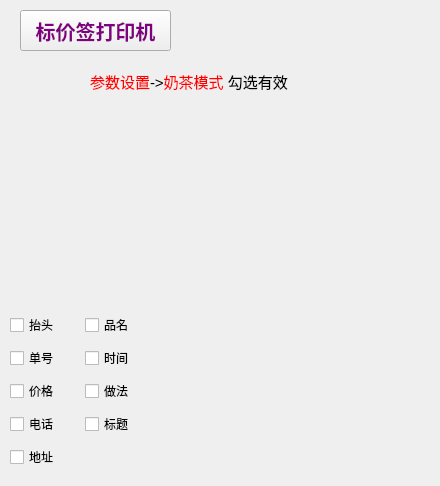
       <widget class="QWidget" name="stackedWidgetPage6">
        <widget class="QWidget" name="widget_labelprinter" native="true">
         <property name="geometry">
          <rect>
           <x>10</x>
           <y>310</y>
           <width>144</width>
           <height>167</height>
          </rect>
         </property>
         <layout class="QGridLayout" name="gridLayout_4">
          <item row="0" column="0">
           <widget class="QCheckBox" name="checkBox_28">
            <property name="text">
             <string>抬头</string>
            </property>
           </widget>
          </item>
          <item row="0" column="1">
           <widget class="QCheckBox" name="checkBox_29">
            <property name="text">
             <string>品名</string>
            </property>
           </widget>
          </item>
          <item row="1" column="0">
           <widget class="QCheckBox" name="checkBox_30">
            <property name="text">
             <string>单号</string>
            </property>
           </widget>
          </item>
          <item row="1" column="1">
           <widget class="QCheckBox" name="checkBox_33">
            <property name="text">
             <string>时间</string>
            </property>
           </widget>
          </item>
          <item row="2" column="0">
           <widget class="QCheckBox" name="checkBox_34">
            <property name="text">
             <string>价格</string>
            </property>
           </widget>
          </item>
          <item row="2" column="1">
           <widget class="QCheckBox" name="checkBox_35">
            <property name="text">
             <string>做法</string>
            </property>
           </widget>
          </item>
          <item row="3" column="0">
           <widget class="QCheckBox" name="checkBox_36">
            <property name="text">
             <string>电话</string>
            </property>
           </widget>
          </item>
          <item row="3" column="1">
           <widget class="QCheckBox" name="checkBox_37">
            <property name="text">
             <string>标题</string>
            </property>
           </widget>
          </item>
          <item row="4" column="0">
           <widget class="QCheckBox" name="checkBox_38">
            <property name="text">
             <string>地址</string>
            </property>
           </widget>
          </item>
         </layout>
        </widget>
        <widget class="QLabel" name="label">
         <property name="geometry">
          <rect>
           <x>90</x>
           <y>70</y>
           <width>341</width>
           <height>21</height>
          </rect>
         </property>
         <property name="text">
          <string>&lt;!DOCTYPE HTML PUBLIC &quot;-//W3C//DTD HTML 4.0//EN&quot; &quot;http://www.w3.org/TR/REC-html40/strict.dtd&quot;&gt;
&lt;html&gt;&lt;head&gt;&lt;meta name=&quot;qrichtext&quot; content=&quot;1&quot; /&gt;&lt;style type=&quot;text/css&quot;&gt;
p, li { white-space: pre-wrap; }
&lt;/style&gt;&lt;/head&gt;&lt;body style=&quot; font-family:'Ubuntu'; font-size:11pt; font-weight:400; font-style:normal;&quot;&gt;
&lt;p style=&quot; margin-top:0px; margin-bottom:0px; margin-left:0px; margin-right:0px; -qt-block-indent:0; text-indent:0px;&quot;&gt;&lt;span style=&quot; color:#ff0000;&quot;&gt;参数设置&lt;/span&gt;-&amp;gt;&lt;span style=&quot; color:#ff0000;&quot;&gt;奶茶模式&lt;/span&gt; 勾选有效&lt;/p&gt;&lt;/body&gt;&lt;/html&gt;</string>
         </property>
        </widget>
        <widget class="lds_toolbar_button" name="pushButton_12">
         <property name="geometry">
          <rect>
           <x>20</x>
           <y>10</y>
           <width>151</width>
           <height>41</height>
          </rect>
         </property>
         <property name="sizePolicy">
          <sizepolicy hsizetype="Fixed" vsizetype="Fixed">
           <horstretch>0</horstretch>
           <verstretch>0</verstretch>
          </sizepolicy>
         </property>
         <property name="minimumSize">
          <size>
           <width>0</width>
           <height>40</height>
          </size>
         </property>
         <property name="focusPolicy">
          <enum>Qt::NoFocus</enum>
         </property>
         <property name="styleSheet">
          <string notr="true">color:purple;
font:bold 15pt;</string>
         </property>
         <property name="text">
          <string>标价签打印机</string>
         </property>
         <property name="outer_stylesheet" stdset="0">
          <string>pushbutton</string>
         </property>
        </widget>
       </widget>
